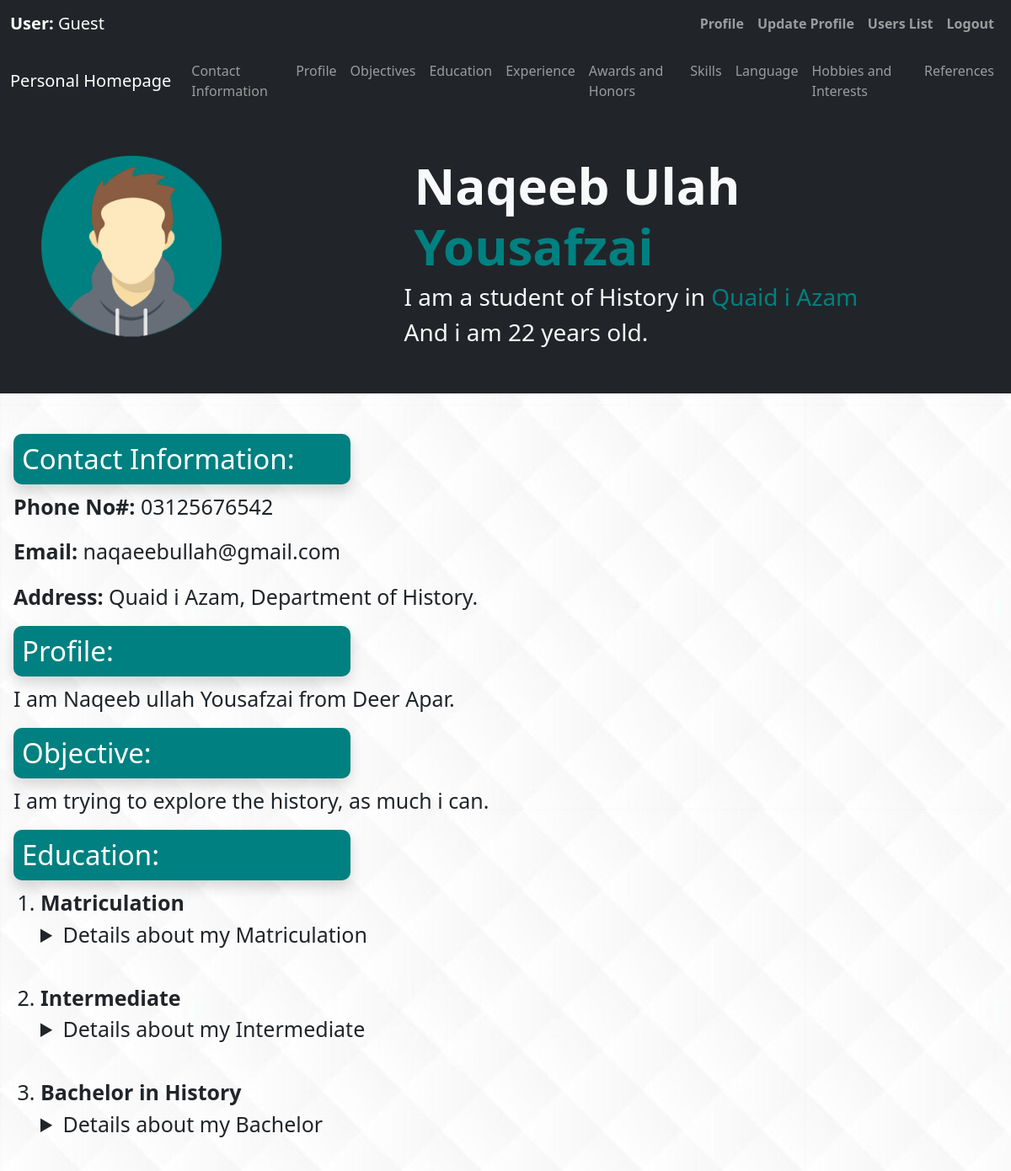
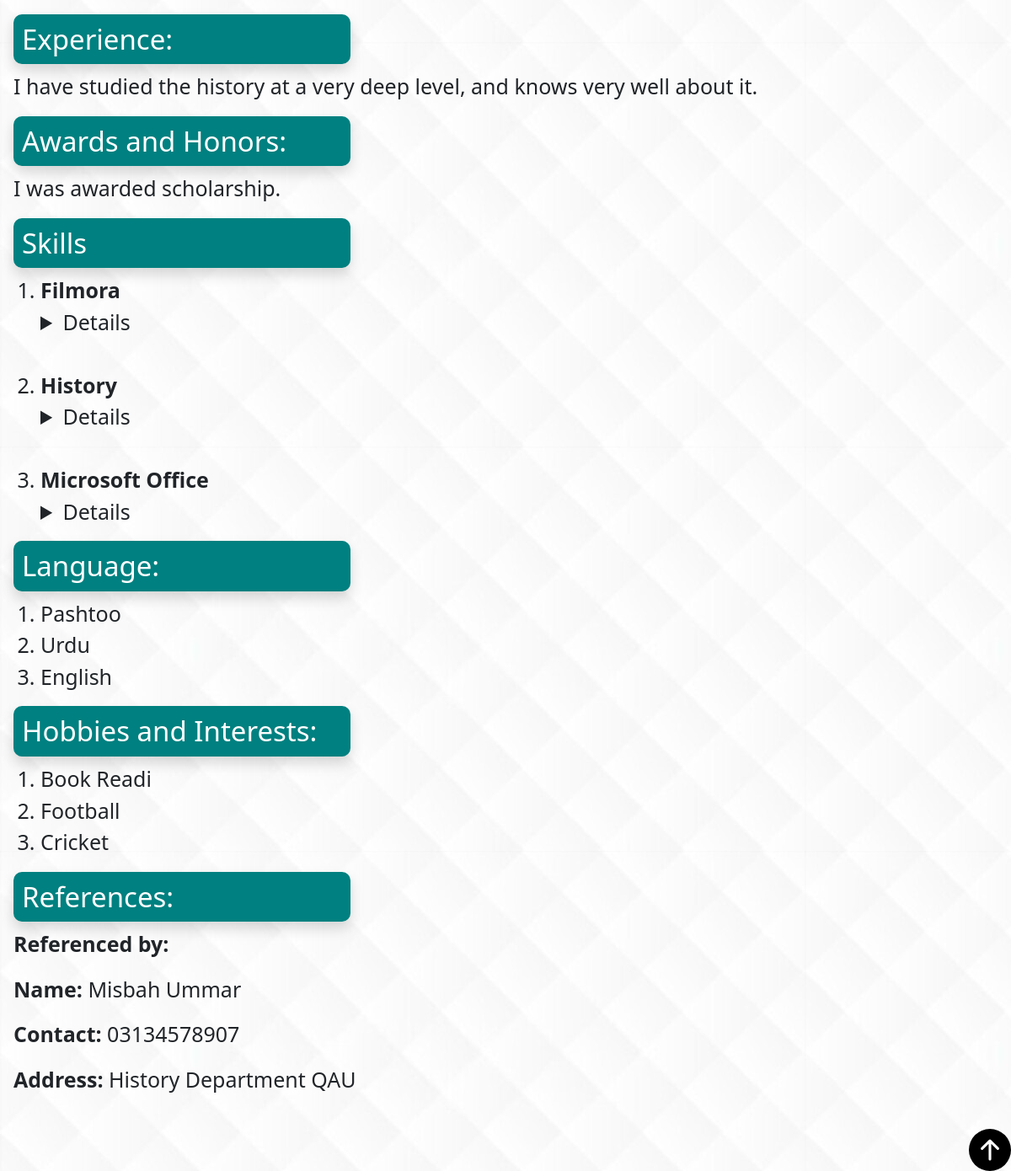
/User_Details.php?ID=3, run on the app's committed database (2 pictures, top to bottom).
### tables this page shows
CREATE TABLE `users` (
  `ID` int(11) NOT NULL,
  `fname` varchar(12) NOT NULL,
  `lname` varchar(12) NOT NULL,
  `age` varchar(2) NOT NULL,
  `mobile` varchar(11) NOT NULL,
  `email` varchar(30) NOT NULL,
  `department` varchar(30) NOT NULL,
  `uni` varchar(30) NOT NULL,
  `mats1` varchar(10) NOT NULL,
  `mats2` varchar(10) NOT NULL,
  `mats3` varchar(10) NOT NULL,
  `mats1_g` varchar(2) NOT NULL,
  `mats2_g` varchar(2) NOT NULL,
  `mats3_g` varchar(2) NOT NULL,
  `inters1` varchar(10) NOT NULL,
  `inters2` varchar(10) NOT NULL,
  `inters3` varchar(10) NOT NULL,
  `inters1_g` varchar(2) NOT NULL,
  `inters2_g` varchar(2) NOT NULL,
  `inters3_g` varchar(2) NOT NULL,
  `bachs1` varchar(15) NOT NULL,
  `bachs2` varchar(15) NOT NULL,
  `bachs3` varchar(15) NOT NULL,
  `bachs1_g` varchar(2) NOT NULL,
  `bachs2_g` varchar(2) NOT NULL,
  `bachs3_g` varchar(2) NOT NULL,
  `experience` varchar(100) NOT NULL,
  `award` varchar(100) NOT NULL,
  `s1_name` varchar(20) NOT NULL,
  `s1_year` varchar(2) NOT NULL,
  `s1_desc` varchar(40) NOT NULL,
  `s2_name` varchar(20) NOT NULL,
  `s2_year` varchar(2) NOT NULL,
  `s2_desc` varchar(40) NOT NULL,
  `s3_name` varchar(20) NOT NULL,
  `s3_year` varchar(2) NOT NULL,
  `s3_desc` varchar(40) NOT NULL,
  `profile` varchar(150) NOT NULL,
  `objective` varchar(150) NOT NULL,
  `lang1` varchar(10) NOT NULL,
  `lang2` varchar(10) NOT NULL,
  `lang3` varchar(10) NOT NULL,
  `hobby1` varchar(10) NOT NULL,
  `hobby2` varchar(10) NOT NULL,
  `hobby3` varchar(10) NOT NULL,
  `ref_name` varchar(20) NOT NULL,
  `ref_cont` varchar(11) NOT NULL,
  `ref_add` varchar(30) NOT NULL
);

### User_Details.php (the view, shortened to what this page needs)
<?php
    include_once('Header_file.php');
    $conn_str = DB_SYS.':host='.DB_HOST.';dbname='.DB_NAME;
    try {
        $pdo = new PDO($conn_str,DB_USER,DB_PASS);
        $id = $_GET['ID'];
        $sql = 'SELECT * FROM users WHERE ID=:ID';
        $stmt = $pdo->prepare($sql);
        $stmt->bindValue(':ID',$id,PDO::PARAM_INT);
        $stmt->execute();
        if ($user = $stmt->fetch()) {
?><!DOCTYPE html>
<html>
    <head>
        <link href="bootstrap.min.css" rel="stylesheet">
        <link rel="stylesheet" href="style.css">
    </head>
    <body>
        <nav class="navbar navbar-expand-lg bg-dark navbar-dark" id="top">
        <div class="container-fluid">
            <a href="#" class="navbar-brand">Personal Homepage</a>
            <div class="collapse navbar-collapse" id="nav">
                <ul class="navbar-nav ms-auto hover">
                    <li class="nav-item"><a href="#a" class="nav-link">Contact Information</a></li>
                    <li class="nav-item"><a href="#c" class="nav-link">Profile</a></li>
                    <li class="nav-item"><a href="#d" class="nav-link">Objectives</a></li>
                    <li class="nav-item"><a href="#e" class="nav-link">Education</a></li>
                    <li class="nav-item"><a href="#f" class="nav-link">Experience</a></li>
                    <li class="nav-item"><a href="#g" class="nav-link">Awards and Honors</a></li>
                    <li class="nav-item"><a href="#h" class="nav-link">Skills</a></li>
                    <li class="nav-item"><a href="#i" class="nav-link">Language</a></li>
                    <li class="nav-item"><a href="#j" class="nav-link">Hobbies and Interests</a></li>
                    <li class="nav-item"><a href="#k" class="nav-link">References</a></li>
                </ul>
            </div>
        </div>
    </nav>
    <div class="bg-dark text-light p-5 text-center text-sm-start">
        <div class="containter">
            <div class="d-sm-flex allign-items-center">
                <div>
                    <img src="Profile.png" class="img-fluid w-50 col-md-2" alt="profile">
                </div>
                <div>
                    <h1 class="h1 container-fluid"><b><?php echo $user['fname'];?></b> <span class="text_color"><b><?php echo $user['lname']; ?></b></span></h1>
                    <h3>I am a student of <?php echo $user['department']; ?> in <span class="text_color"> <?php echo $user['uni']; ?></span></h3>
                    <h3>And i am <?php echo $user['age']; ?> years old.</h3>
                </div>
            </div>
        </div>
    </div>
    <br>
    <div>
        <div class="main px-5">
            <div>
                <br>
                <h2 id="a" class="bg-teal text-white shadow text-shadow">Contact Information:</h2>
                <p><strong>Phone No#: </strong><?php echo $user['mobile'];?></p>
                <p><strong>Email: </strong><?php echo $user['email'];?></p>
                <p><strong>Address: </strong><?php echo $user['uni']; ?>, Department of <?php echo $user['department']; ?>.</p>
            </div>
            <div>
                <h2 id="c" class="bg-teal text-white shadow text-shadow">Profile:</h2>
                <p><?php echo $user['profile']; ?></p>
            </div>
            <div>
                <h2 id="d" class="bg-teal text-white shadow text-shadow">Objective:</h2>
                <p><?php echo $user['objective']; ?></p>
            </div>
            <div>
                <h2 id="e" class="bg-teal text-white shadow text-shadow">Education:</h2>
                    <ol id="li_font">
                        <li id="li_font" ><strong><span>Matriculation</span></strong></li>
                            <details>
                                <summary>Details about my Matriculation</summary>
                            </details>
                        <br>
                        <li><strong><span>Intermediate</span></strong></li>
                            <details>
                                <summary>Details about my Intermediate</summary>
                                </details>
                            <br>
                            <li><strong><span>Bachelor in <?php echo $user['department']; ?></span></strong></li>
                                <details>
                                <summary>Details about my Bachelor</summary>
                            </details>
                        <br>
                    </ol>
                </div>
                <div>
                    <h2 id="f" class="bg-teal text-white shadow text-shadow">Experience:</h2>
                    <p><?php echo $user['experience']; ?></p>
                </div>
                <div>
                    <h2 id="g" class="bg-teal text-white shadow text-shadow">Awards and Honors:</h2>
                    <p><?php echo $user['award']; ?></p>
                </div>
                <div>
                    <h2 id="h" class="bg-teal text-white shadow text-shadow">Skills</h2>
                    <ol id="li_font">
                        <li><strong><span><?php echo $user['s1_name']; ?></span></strong></li>
                            <details>
                            <summary>Details</summary>
                            </details>
                        <br>
                        <li><strong><span><?php echo $user['s2_name']; ?></span></strong></li>
                            <details>
                            <summary>Details</summary>
                            </details>
                        <br>
                        <li><strong><span><?php echo $user['s3_name']; ?></span></strong></li>
                            <details>
                            <summary>Details</summary>
                            </details>
                    </ol>
                </div>
                <div>
                    <h2 id="i" class="bg-teal text-white shadow text-shadow">Language:</h2>
                    <ol id="li_font">
                        <li><?php echo $user['lang1']; ?></li>
                        <li><?php echo $user['lang2']; ?></li>
                        <li><?php echo $user['lang3']; ?></li>
                    </ol>
                </div>
                <div>
                    <h2 id="j" class="bg-teal text-white shadow text-shadow">Hobbies and Interests:</h2>
                    <ol id="li_font">
                        <li><?php echo $user['hobby1']; ?></li>
                        <li><?php echo $user['hobby2']; ?></li>
                        <li><?php echo $user['hobby3']; ?></li>
                    </ol>
                </div>
                <div>
                    <h2 id="k" class="bg-teal text-white shadow text-shadow">References:</h2>
                    <p><strong><span>Referenced by:</span></strong></p>
                    <p><strong>Name: </strong><?php echo $user['ref_name']; ?></p>
                    <p><strong>Contact: </strong><?php echo $user['ref_cont']; ?></p>
                    <p><strong>Address: </strong><?php echo $user['ref_add']; }?></p>
                </div>
            </div>
            <br>
            <div class="px-5">
                <a href="#top"><img src="arrow-up-circle-fill.svg" alt="button" width="50" height="50" style="float:right;"></a>
            </div>
        </div>
        <br>
    <?php
        }catch (PDOException $e) {
            die('Server Error');
        }
        ?>
    </body>
</html>

### style.css (style rules this page uses)
.bg-teal { background-color: teal; }
.text_color { color: teal; }
.h1 { font-size: 60px; }
body { background-image: url(background.jpg); }
h2 { font-size: 33px; width: 400px; border-radius: 10px; padding: 10px; }
p { font-size: 25px; }
#li_font { font-size: 25px; }

### data on the page
users: fname "Naqeeb Ulah", lname "Yousafzai", department "History", uni "Quaid i Azam", age "22", mobile "03125676542", email "naqaeebullah@gmail.com", profile "I am Naqeeb ullah Yousafzai from Deer Apar.", objective "I am trying to explore the history, as much i can.", experience "I have studied the history at a very deep level, and knows very well about it.", award "I was awarded scholarship.", s1_name "Filmora", s2_name "History", s3_name "Microsoft Office", lang1 "Pashtoo", lang2 "Urdu", lang3 "English", hobby1 "Book Readi", hobby2 "Football", hobby3 "Cricket", ref_name "Misbah Ummar", ref_cont "03134578907", ref_add "History Department QAU"
